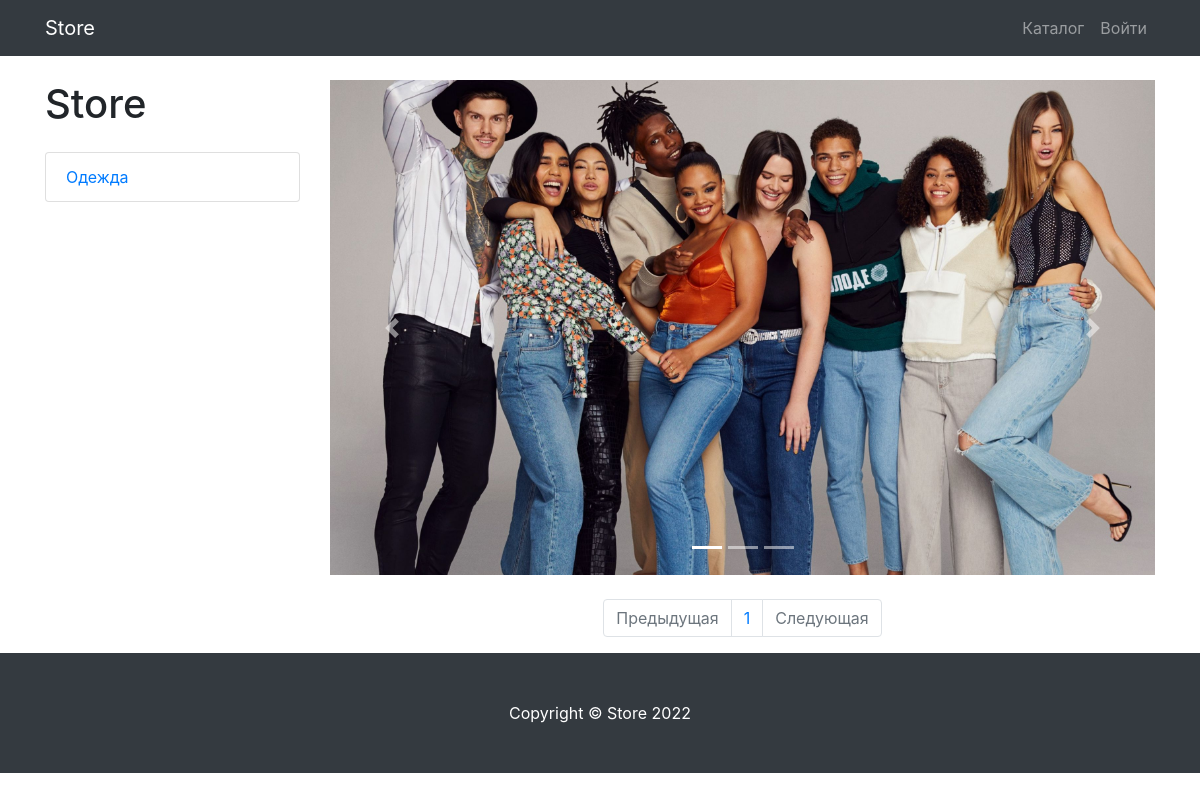
Before: /products/category/2/ with the older database file.
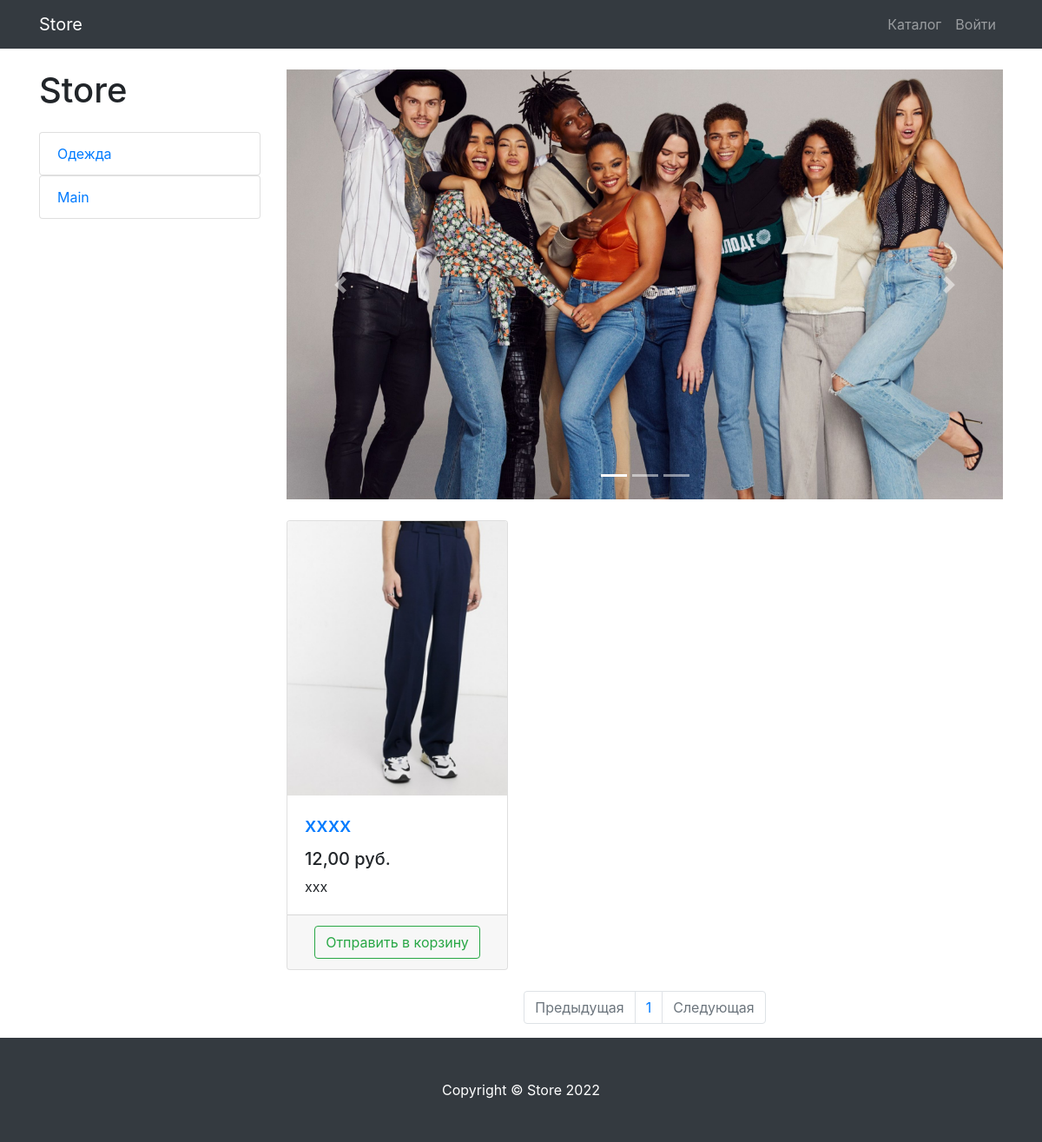
After: the same page with the newer database file.
### products/models.py (models this page shows, shortened)
class ProductCategory(models.Model):
    name = models.CharField(max_length=150)
    description = models.TextField(null=True, blank=True)

class Product(models.Model):
    name = models.CharField(max_length=250)
    description = models.TextField()
    price = models.DecimalField(max_digits=7, decimal_places=2)
    quantity = models.PositiveIntegerField(default=0)
    image = models.ImageField(upload_to='products_image/')
    category = models.ForeignKey(ProductCategory, on_delete=models.CASCADE)

### products/views.py (the view)
# urls.py: path('', ProductsListView.as_view(), name='products'),
class ProductsListView(ListView):
    model = Product
    template_name = 'products/products.html'
    context_object_name = 'products'
    paginate_by = 2
    def get_queryset(self):
        products = Product.objects.all()
        category_id = self.kwargs.get('category_id')
        return products.filter(category_id=category_id) if category_id else products
    def get_context_data(self, *, object_list=None, **kwargs):
        context = super(ProductsListView, self).get_context_data()
        context['categories'] = ProductCategory.objects.all()
        return context

### products/templates/products/products.html (shortened to what this page needs)
{% extends 'products/base.html' %}
{% load static %}
{% block css %}
    <link href="{% static 'vendor/css/products.css' %}" rel="stylesheet">
{% endblock %}
{% block contetn %}
    <div class="container">
        <div class="row">
            <div class="col-lg-3">
                <h1 class="my-4">Store</h1>
                {% for category in categories %}
                    <div class="list-group">
                        <a href="{% url 'products:category' category.id %} "
                           class="list-group-item">{{ category.name }}</a>
                    </div>
                {% endfor %}
            </div>
            <div class="col-lg-9">
                <div id="carouselExampleIndicators" class="carousel slide my-4" data-ride="carousel">
                    <ol class="carousel-indicators">
                        <li data-target="#carouselExampleIndicators" data-slide-to="0" class="active"></li>
                        <li data-target="#carouselExampleIndicators" data-slide-to="1"></li>
                        <li data-target="#carouselExampleIndicators" data-slide-to="2"></li>
                    </ol>
                    <div class="carousel-inner" role="listbox">
                        <div class="carousel-item active">
                            <img class="d-block img-fluid" src="{% static 'vendor/img/slides/slide-1.jpg' %}"
                                 alt="First slide">
                        </div>
                    </div>
                    <a class="carousel-control-prev" href="#carouselExampleIndicators" role="button" data-slide="prev">
                        <span class="carousel-control-prev-icon" aria-hidden="true"></span>
                    </a>
                    <a class="carousel-control-next" href="#carouselExampleIndicators" role="button" data-slide="next">
                        <span class="carousel-control-next-icon" aria-hidden="true"></span>
                    </a>
                </div>
                <div class="row">
                    {% for product in products %}
                        <div class="col-lg-4 col-md-6 mb-4">
                            <div class="card h-100">
                                <a href="#">
                                    <img class="card-img-top"
                                         src="{{ product.image.url }}"
                                         alt="">
                                </a>
                                <div class="card-body">
                                    <h4 class="card-title">
                                        <a href="#">{{ product.name }}</a>
                                    </h4>
                                    <h5>{{ product.price }} руб.</h5>
                                    <p class="card-text">{{ product.description }}</p>
                                </div>
                                <div class="card-footer text-center">
                                    <a class="btn btn-outline-success"
                                       href="{% url 'products:basket_add' product.id %}">
                                        Отправить в корзину
                                    </a>
                                </div>
                            </div>
                        </div>
                    {% endfor %}
                </div>
                {% if paginator %}
                    <nav aria-label="Page navigation example">
                        <ul class="pagination justify-content-center">
                            <li class="page-item {% if not page_obj.has_previous %} disabled {% endif %}">
                                <a class="page-link"
                                   href="{% if page_obj.has_previous %}
                                {% url 'products:paginator' page_obj.previous_page_number %} {% else %} # {% endif %}"
                                   tabindex="-1" aria-disabled="true">
                                    Предыдущая
                                </a>
                            </li>
                            {% for page in paginator.page_range %}
                                <li class="page-item">
                                    <a class="page-link" href="{% url 'products:paginator' page %}">
                                        {{ page }}
                                    </a>
                                </li>
                            {% endfor %}
                            <li class="page-item {% if not page_obj.has_next %} disabled {% endif %}">
                                <a class="page-link"
                                   href="{% if page_obj.has_next %} {% url 'products:paginator' page_obj.next_page_number %} {% else %} # {% endif %}">
                                    Следующая
                                </a>
                            </li>
                        </ul>
                    </nav>
                {% endif %}
            </div>
        </div>
    </div>
{% endblock %}
{% block footer %}
    <footer class="py-5 bg-dark">
        <div class="container">
            <p class="m-0 text-center text-white">Copyright &copy; Store 2022</p>
        </div>
    </footer>
{% endblock %}

### products/templates/products/base.html (shortened to what this page needs)
{% load static %}
<!DOCTYPE html>
<html lang="en">
<head>
    <link href="{% static 'vendor/bootstrap/css/bootstrap.min.css' %}" rel="stylesheet">
    {% block css %}{% endblock %}
</head>
<body>
<nav class="navbar navbar-expand-lg navbar-dark bg-dark fixed-top">
    <div class="container">
        <a class="navbar-brand" href="{% url 'index' %}">Store</a>
        <div class="collapse navbar-collapse" id="navbarResponsive">
            <ul class="navbar-nav ml-auto">
                <li class="nav-item">
                    <a class="nav-link" href="{% url 'products:products' %}">Каталог
                    </a>
                </li>
                {% if user.is_authenticated %}
                    <li class="nav-item dropdown">
                        <a class="nav-link dropdown-toggle" href="#" id="navbarDropdown" role="button"
                           data-bs-toggle="dropdown" aria-expanded="false">
                            <i class="fas fa-user-circle"></i>
                        </a>
                        <ul class="dropdown-menu" aria-labelledby="navbarDropdown">
                            <li>
                                <a class="dropdown-item" href="{% url 'users:profile' user.id %}">Профиль</a>
                            </li>
                            <li><a class="dropdown-item" href="orders/orders.html">Заказы</a></li>
                            {% if user.is_superuser or user.is_staff %}
                                <li><a class="dropdown-item" href="{% url 'admin:index' %}">Админ-панель</a></li>
                            {% endif %}
                            <li>
                                <hr class="dropdown-divider">
                            </li>
                            <li>
                                <a class="dropdown-item" href="{% url 'users:logout' %}">
                                    Выйти
                                </a>
                            </li>
                        </ul>
                    </li>
                {% else %}
                    <li class="nav-item">
                        <a class="nav-link" href="{% url 'users:login' %}">Войти </a>
                    </li>
                {% endif %}
            </ul>
        </div>
    </div>
</nav>
{% block contetn %} {% endblock %}
{% block footer %} {% endblock %}
</body>

Changed rows visible on the page:
added ProductCategory: name "Main"
added Product: image (picture), name "xxxx", price "12,00", description "xxx"
